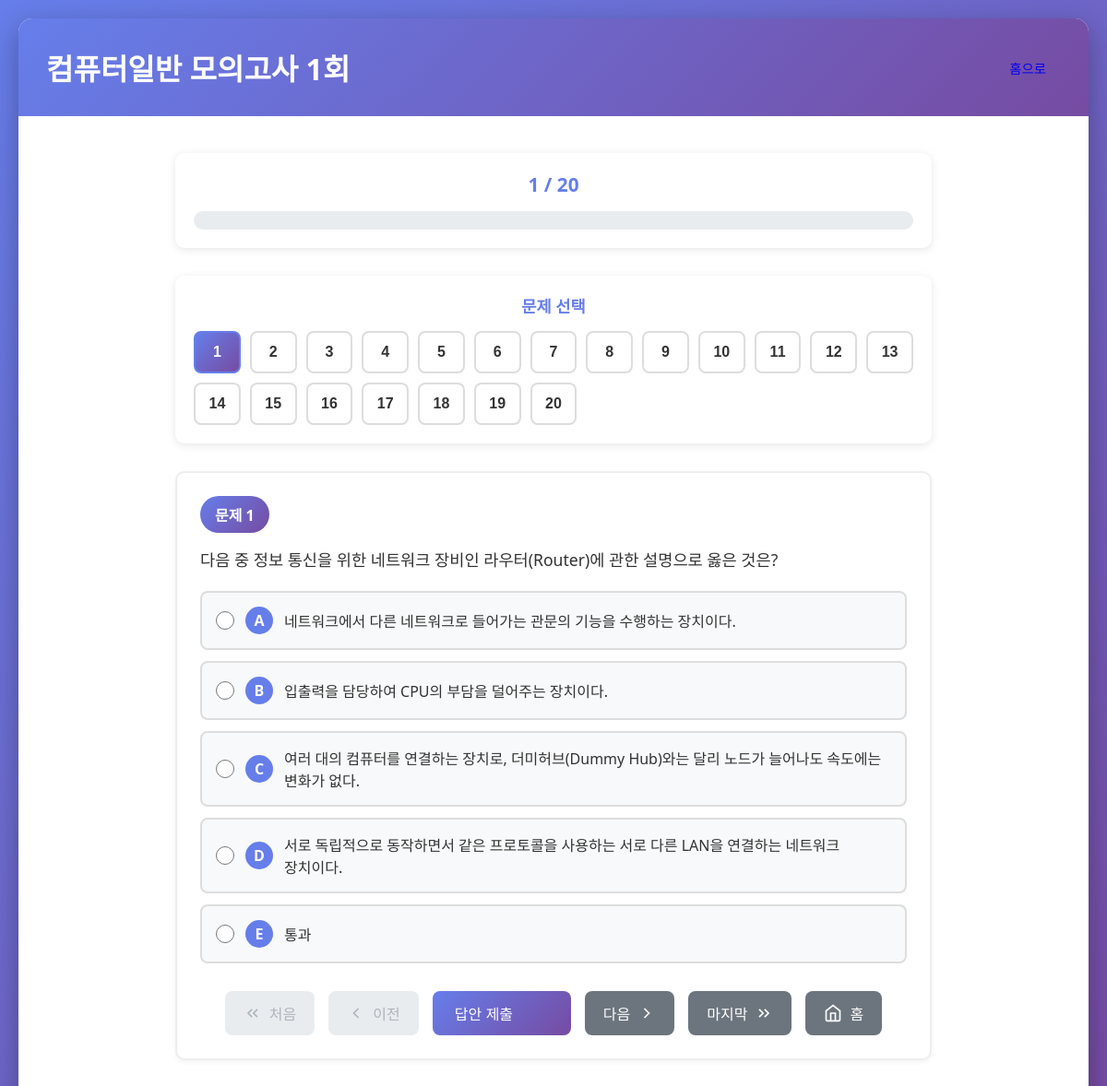
The app's page /exam?subject_id=1&exam_set=1 with its own data.
### tables this page shows
CREATE TABLE questions (
            id INTEGER PRIMARY KEY AUTOINCREMENT,
            question_text TEXT NOT NULL,
            option_a TEXT NOT NULL,
            option_b TEXT NOT NULL,
            option_c TEXT NOT NULL,
            option_d TEXT NOT NULL,
            correct_answer TEXT NOT NULL,
            explanation TEXT,
            explanation_image TEXT
        , exam_set INTEGER DEFAULT 1, question_image TEXT, option_a_image TEXT, option_b_image TEXT, option_c_image TEXT, option_d_image TEXT, explanation_images TEXT, subject_id INTEGER, explanation_video TEXT);

### app.py (the view)
@app.route('/exam')
def exam():
    subject_id = request.args.get('subject_id', type=int)
    exam_set = request.args.get('exam_set', type=int)
    if subject_id and exam_set:
        subject = db.get_subject_by_id(subject_id)
        if not subject:
            flash('과목을 찾을 수 없습니다.', 'warning')
            return redirect(url_for('index'))
        questions = db.get_questions_by_subject_and_exam_set(subject_id, exam_set)
        if not questions:
            flash(f'{subject["name"]} {exam_set}회 모의고사에 등록된 문제가 없습니다.', 'warning')
            return redirect(url_for('index'))
        exam_title = f'{subject["name"]} 모의고사 {exam_set}회'
    elif exam_set:
        questions = db.get_questions_by_exam_set(exam_set)
        if not questions:
            flash(f'{exam_set}회 모의고사에 등록된 문제가 없습니다.', 'warning')
            return redirect(url_for('index'))
        exam_title = f'모의고사 {exam_set}회'
    else:
        questions = db.get_all_questions()
        if not questions:
            flash('등록된 문제가 없습니다. 관리자 페이지에서 문제를 추가해주세요.', 'warning')
            return redirect(url_for('index'))
        exam_title = 'CBT 모의고사'
    return render_template('exam.html',
                         questions=questions,
                         exam_title=exam_title,
                         exam_set=exam_set,
                         subject_id=subject_id)

### database.py (called while the page is built)
def get_subject_by_id(subject_id):
    conn = sqlite3.connect(DATABASE_PATH)
    conn.row_factory = sqlite3.Row
    cursor = conn.cursor()
    cursor.execute('SELECT * FROM subjects WHERE id = ?', (subject_id,))
    subject = cursor.fetchone()
    conn.close()
    return subject

def get_questions_by_subject_and_exam_set(subject_id, exam_set):
    conn = sqlite3.connect(DATABASE_PATH)
    conn.row_factory = sqlite3.Row
    cursor = conn.cursor()
    cursor.execute('SELECT * FROM questions WHERE subject_id = ? AND exam_set = ? ORDER BY id',
                  (subject_id, exam_set))
    questions = cursor.fetchall()
    conn.close()
    return questions

### templates/exam.html (shortened to what this page needs)
<!DOCTYPE html>
<html lang="ko">
<head>
    <link rel="stylesheet" href="{{ url_for('static', filename='css/style.css') }}">
</head>
<body>
    <div class="container">
        <header>
            <h1>{{ exam_title if exam_title else 'CBT 모의고사' }}</h1>
            <nav>
                <a href="{{ url_for('index') }}" class="btn btn-small">홈으로</a>
            </nav>
        </header>
        <main class="exam-content">
            <div class="progress-section">
                <div class="progress-info">
                    <span id="current-question-num">1</span> / {{ questions|length }}
                </div>
                <div class="progress-bar">
                </div>
            </div>
            <div class="question-navigation">
                <h3>문제 선택</h3>
                <div class="question-numbers" id="question-numbers">
                    {% for question in questions %}
                    <button type="button" class="question-num-btn" id="nav-btn-{{ loop.index }}" onclick="goToQuestion({{ loop.index }})" {% if loop.index == 1 %}data-current="true"{% endif %}>
                        {{ loop.index }}
                    </button>
                    {% endfor %}
                </div>
            </div>
            <div id="question-section">
                {% for question in questions %}
                <div class="question-container" id="question-{{ loop.index }}" style="display: {% if loop.index == 1 %}block{% else %}none{% endif %}">
                    <div class="question-card">
                        <div class="question-number">문제 {{ loop.index }}</div>
                        <div class="question-text">{{ question.question_text.replace('\r\n', ' ').replace('\n', ' ').replace('\r', ' ') }}</div>
                        <div class="options" id="options-{{ loop.index }}">
                            <label class="option" data-value="A">
                                <input type="radio" name="question_{{ loop.index }}" value="A">
                                <span class="option-label">A</span>
                                <div class="option-content">
                                    <span class="option-text">{{ question.option_a.replace('\r\n', ' ').replace('\n', ' ').replace('\r', ' ') }}</span>
                                </div>
                            </label>
                            <label class="option" data-value="B">
                                <input type="radio" name="question_{{ loop.index }}" value="B">
                                <span class="option-label">B</span>
                                <div class="option-content">
                                    <span class="option-text">{{ question.option_b.replace('\r\n', ' ').replace('\n', ' ').replace('\r', ' ') }}</span>
                                </div>
                            </label>
                            <label class="option" data-value="C">
                                <input type="radio" name="question_{{ loop.index }}" value="C">
                                <span class="option-label">C</span>
                                <div class="option-content">
                                    <span class="option-text">{{ question.option_c.replace('\r\n', ' ').replace('\n', ' ').replace('\r', ' ') }}</span>
                                </div>
                            </label>
                            <label class="option" data-value="D">
                                <input type="radio" name="question_{{ loop.index }}" value="D">
                                <span class="option-label">D</span>
                                <div class="option-content">
                                    <span class="option-text">{{ question.option_d.replace('\r\n', ' ').replace('\n', ' ').replace('\r', ' ') }}</span>
                                </div>
                            </label>
                            <label class="option" data-value="E">
                                <input type="radio" name="question_{{ loop.index }}" value="E">
                                <span class="option-label">E</span>
                                <div class="option-content">
                                    <span class="option-text">통과</span>
                                </div>
                            </label>
                        </div>
                        <div class="navigation-buttons">
                            <button type="button" class="btn btn-nav btn-first" onclick="firstQuestion()" {% if loop.index == 1 %}disabled{% endif %}>
                                <svg width="20" height="20" viewBox="0 0 24 24" fill="none" stroke="currentColor" stroke-width="2">
                                    <polyline points="11 17 6 12 11 7"></polyline>
                                    <polyline points="18 17 13 12 18 7"></polyline>
                                </svg>
                                처음
                            </button>
                            <button type="button" class="btn btn-nav btn-prev" onclick="previousQuestion()" {% if loop.index == 1 %}disabled{% endif %}>
                                <svg width="20" height="20" viewBox="0 0 24 24" fill="none" stroke="currentColor" stroke-width="2">
                                    <polyline points="15 18 9 12 15 6"></polyline>
                                </svg>
                                이전
                            </button>
                            <button type="button" class="btn btn-primary btn-submit" id="submit-{{ loop.index }}" onclick="submitAnswer({{ loop.index }}, '{{ question.correct_answer }}')" style="display: inline-flex;">
                                답안 제출
                            </button>
                            <button type="button" class="btn btn-nav btn-next" onclick="nextQuestion()" {% if loop.index == questions|length %}disabled{% endif %}>
                                다음
                                <svg width="20" height="20" viewBox="0 0 24 24" fill="none" stroke="currentColor" stroke-width="2">
                                    <polyline points="9 18 15 12 9 6"></polyline>
                                </svg>
                            </button>
                            <button type="button" class="btn btn-nav btn-last" onclick="lastQuestion()" {% if loop.index == questions|length %}disabled{% endif %}>
                                마지막
                                <svg width="20" height="20" viewBox="0 0 24 24" fill="none" stroke="currentColor" stroke-width="2">
                                    <polyline points="13 17 18 12 13 7"></polyline>
                                    <polyline points="6 17 11 12 6 7"></polyline>
                                </svg>
                            </button>
                            <a href="{{ url_for('index') }}" class="btn btn-nav btn-home">
                                <svg width="20" height="20" viewBox="0 0 24 24" fill="none" stroke="currentColor" stroke-width="2">
                                    <path d="M3 9l9-7 9 7v11a2 2 0 0 1-2 2H5a2 2 0 0 1-2-2z"></path>
                                    <polyline points="9 22 9 12 15 12 15 22"></polyline>
                                </svg>
                                홈
                            </a>
                        </div>
                    </div>
                </div>
                {% endfor %}
            </div>
        </main>
    </div>
</body>
</html>

### static/css/style.css (style rules this page uses)
* { margin: 0; padding: 0; box-sizing: border-box; }
body { font-family: 'Segoe UI', Tahoma, Geneva, Verdana, sans-serif; background: linear-gradient(135deg, #667eea 0%, #764ba2 100%); min-height: 100vh; padding: 20px; color: #333; }
.container { max-width: 1200px; margin: 0 auto; background: white; border-radius: 15px; box-shadow: 0 10px 30px rgba(0, 0, 0, 0.3); overflow: hidden; }
header { background: linear-gradient(135deg, #667eea 0%, #764ba2 100%); color: white; padding: 30px; display: flex; justify-content: space-between; align-items: center; }
header h1 { font-size: 2em; font-weight: 600; }
header nav { display: flex; gap: 10px; }
main { padding: 40px; }
.btn { display: inline-flex; align-items: center; gap: 8px; padding: 12px 24px; border: none; border-radius: 8px; font-size: 1em; font-weight: 500; text-decoration: none; cursor: pointer; transition: all 0.3s ease; }
.btn-primary { background: linear-gradient(135deg, #667eea 0%, #764ba2 100%); color: white; }
.btn-small { padding: 8px 16px; font-size: 0.9em; }
.question-text { word-wrap: break-word; overflow-wrap: break-word; word-break: keep-all; white-space: normal; }
.option-content { flex: 1; display: flex; flex-direction: column; gap: 10px; }
.option { display: flex; align-items: flex-start; }
.exam-content { max-width: 900px; margin: 0 auto; }
.progress-section { background: white; padding: 20px; border-radius: 10px; margin-bottom: 30px; box-shadow: 0 2px 10px rgba(0, 0, 0, 0.1); }
.progress-info { text-align: center; font-size: 1.3em; font-weight: 600; color: #667eea; margin-bottom: 15px; }
.progress-bar { width: 100%; height: 20px; background: #e9ecef; border-radius: 10px; overflow: hidden; }
.question-container { animation: fadeIn 0.5s ease; }
.question-navigation { background: white; padding: 20px; border-radius: 10px; margin-bottom: 30px; box-shadow: 0 2px 10px rgba(0, 0, 0, 0.1); }
.question-navigation h3 { color: #667eea; margin-bottom: 15px; text-align: center; font-size: 1.1em; }
.question-numbers { display: grid; grid-template-columns: repeat(auto-fill, minmax(50px, 1fr)); gap: 10px; max-width: 100%; }
.question-num-btn { padding: 12px 8px; border: 2px solid #ddd; background: white; border-radius: 8px; font-weight: 600; font-size: 1em; cursor: pointer; transition: all 0.3s ease; color: #333; }
.question-num-btn[data-current="true"] { background: linear-gradient(135deg, #667eea 0%, #764ba2 100%); color: white; border-color: #667eea; }
.navigation-buttons { display: flex; gap: 15px; justify-content: center; align-items: center; margin-top: 30px; }
.btn-nav { display: inline-flex; align-items: center; gap: 8px; padding: 12px 20px; background: #6c757d; color: white; border: none; border-radius: 8px; font-size: 1em; font-weight: 500; cursor: pointer; transition: all 0.3s ease; }
.btn-nav:disabled { background: #e9ecef; color: #adb5bd; cursor: not-allowed; }
.btn-submit { min-width: 150px; }
.question-card { background: white; border: 2px solid #eee; border-radius: 10px; padding: 25px; margin-bottom: 20px; box-shadow: 0 2px 5px rgba(0, 0, 0, 0.05); }
.question-number { display: inline-block; background: linear-gradient(135deg, #667eea 0%, #764ba2 100%); color: white; padding: 8px 16px; border-radius: 20px; font-weight: 600; margin-bottom: 15px; }
.question-text { font-size: 1.1em; font-weight: 500; margin-bottom: 20px; line-height: 1.6; color: #333; word-wrap: break-word; overflow-wrap: break-word; word-break: keep-all; white-space: normal; }
.options { display: flex; flex-direction: column; gap: 12px; }
.option { display: flex; align-items: center; padding: 15px; background: #f8f9fa; border: 2px solid #ddd; border-radius: 8px; cursor: pointer; transition: all 0.3s ease; }
.option input[type="radio"] { margin-right: 12px; width: 20px; height: 20px; cursor: pointer; }
.option-label { display: inline-block; width: 30px; height: 30px; background: #667eea; color: white; border-radius: 50%; text-align: center; line-height: 30px; font-weight: 600; margin-right: 12px; }
.option-text { flex: 1; font-size: 1em; word-wrap: break-word; overflow-wrap: break-word; word-break: keep-all; white-space: normal; }

### records on screen
questions: question_text.replace "다음 중 정보 통신을 위한 네트워크 장비인 라우터(Router)에 관한 설명으로 옳은 것은?", option_a.replace "네트워크에서 다른 네트워크로 들어가는 관문의 기능을 수행하는 장치이다.", option_b.replace "입출력을 담당하여 CPU의 부담을 덜어주는 장치이다.", option_c.replace "여러 대의 컴퓨터를 연결하는 장치로, 더미허브(Dummy Hub)와는 달리 노드가 늘어나도 속도에는 변화가 없다.", option_d.replace "서로 독립적으로 동작하면서 같은 프로토콜을 사용하는 서로 다른 LAN을 연결하는 네트워크 장치이다."

### other values on screen
{{ exam_title if exam_title else 'CBT 모의고사' }} "컴퓨터일반 모의고사 1회"
{{ questions|length }} "20"
